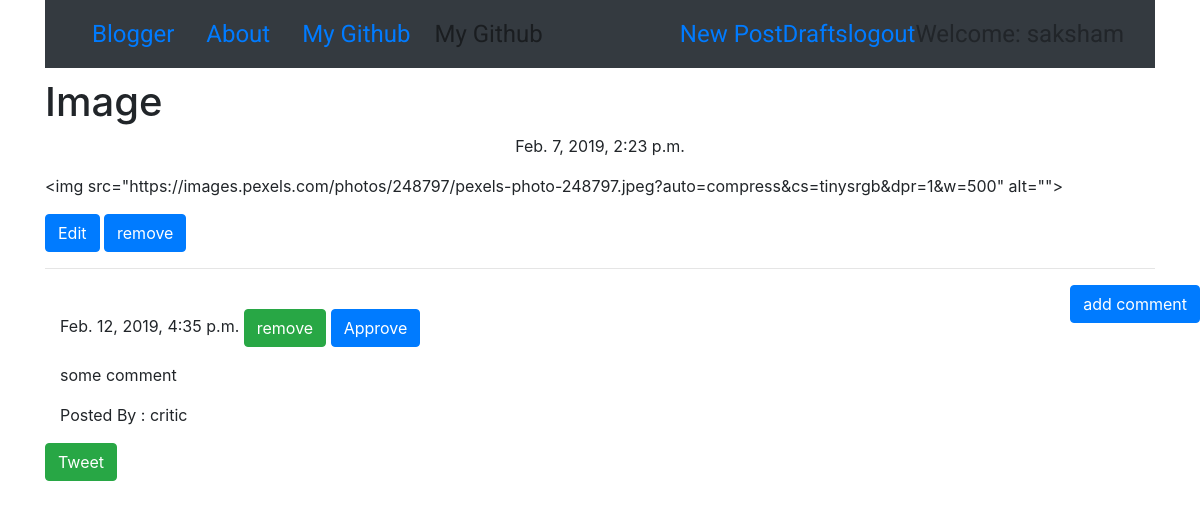
The app's page /post/6 (signed in), older data.
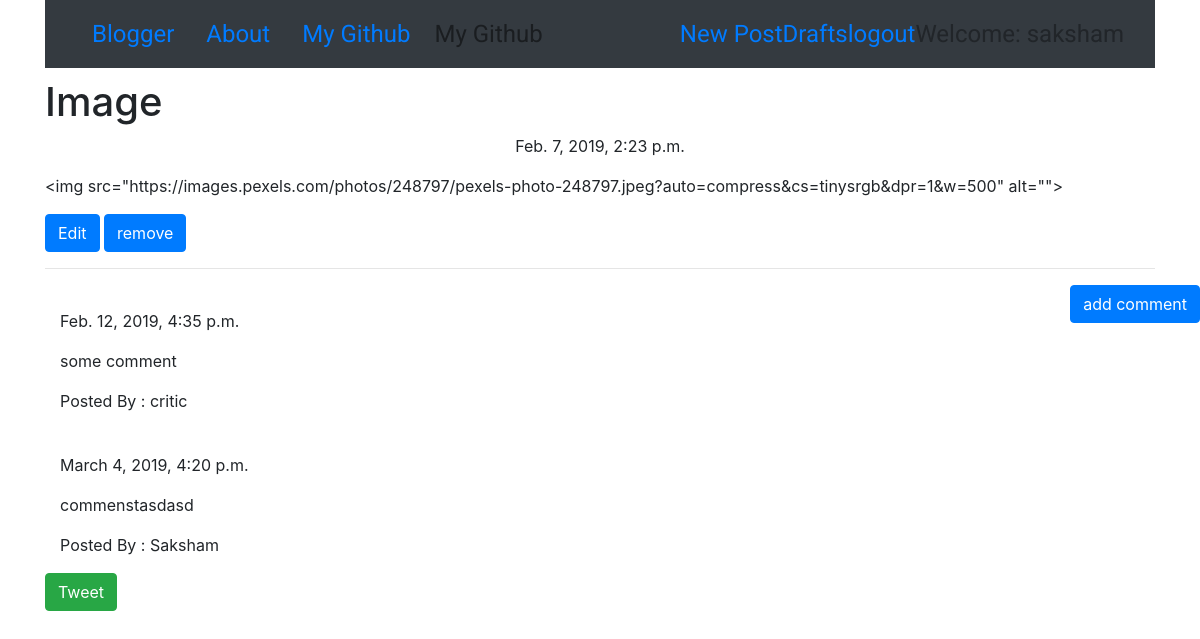
The same page, newer data.
### blog/models.py (models this page shows, shortened)
class Comment(models.Model):
    post = models.ForeignKey('blog.Post',related_name='comments',on_delete=models.CASCADE)
    author = models.CharField(max_length=200)
    text = models.TextField()
    created_date = models.DateTimeField(default=timezone.now)
    approved_comment = models.BooleanField(default=False)

### blog/views.py (the view)
# urls.py: re_path(r'post/(?P<pk>\d+)$',views.PostDetailView.as_view(),name='post_detail'),
class PostDetailView(DetailView):
    model = Post

### blog/templates/blog/post_detail.html
{% extends "blog/base.html" %}
{% load staticfiles %}
{% block content%}
<h1 class=" loader ">{{ post.title }}</h1>
{% if post.published_date %}
<div class="date postdate loader">
  {{ post.published_date }}
</div>
{% else %}
  <a class = "btn btn-success loader" href="{% url 'post_publish' pk=post.pk%}">Publish</a>
{% endif %}
<p >{{post.text|safe}}</p>
{% if user.is_authenticated %}
  <a class= 'btn btn-primary' href="{% url 'post_edit' pk=post.pk %}"><span class=''>Edit</span></a>
  <a class= 'btn btn-primary' href="{% url 'post_remove' pk=post.pk %}"><span class=''>remove</span></a>
{% endif %}
<hr>
<a class='btn btn-primary btn-comment' href="{% url 'add_comment_to_post' pk=post.pk%}">add comment</a>
<div class="container">
{% for comment in post.comments.all%}
<br>
{% if user.is_authenticated or comment.approved_comment %}
 {{comment.created_date}}
 {% if not comment.approved_comment %}
 <a class= 'btn btn-success' href="{% url 'comment_remove' pk=comment.pk %}">
 <span class=''>remove</span>
 </a>
 <a class= 'btn btn-primary' href="{% url 'comment_approve' pk=comment.pk %}">
 <span class=''>Approve</span>
 </a>
  {%endif%}
<p>{{comment.text|safe|linebreaks}}</p>
<p>Posted By : {{comment.author}}</p>
{%endif%}
{%empty%}
<p>Comments awaited</p>
{% endfor %}
</div>
{% endblock %}

Row changes from the older to the newer data that the page shows:
changed Comment "Feb. 12, 2019, 4:35 p.m.": no longer shows "remove Approve"
added Comment: created_date "March 4, 2019, 4:20 p.m.", text "commenstasdasd", author "Saksham"
